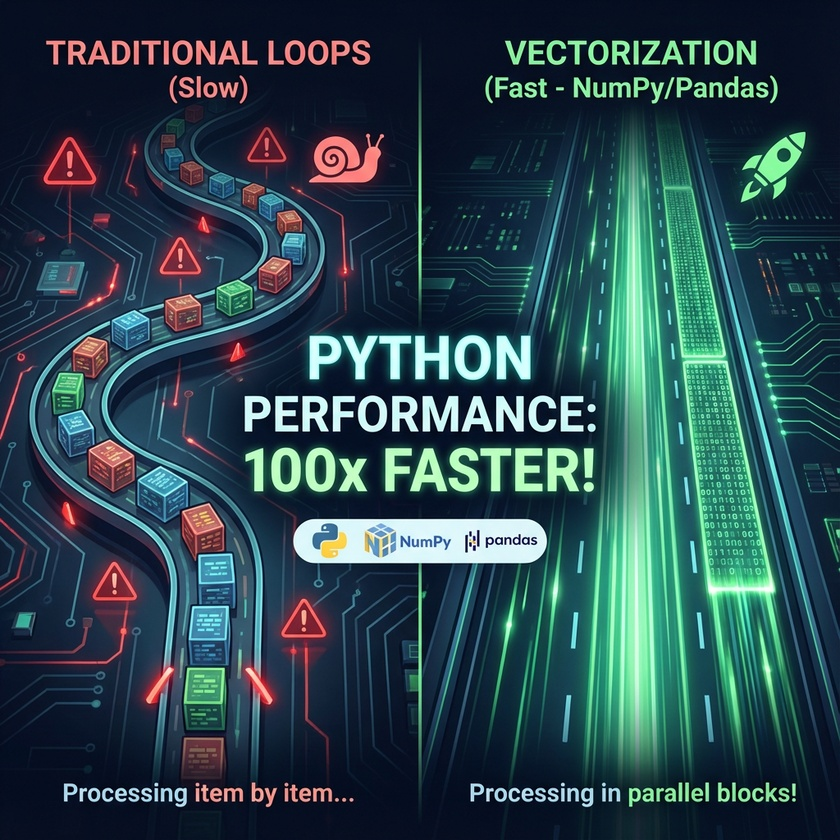
#> input picture images/sample.jpg, 840 x 840 px, shrunk from 1024 x 1024 before the run
$ python image_converter.py
#> lines starting #> are read from the running program, lines starting #| are printed output that depends on the picture
#> in main, color_image is the input picture: shape (840, 840, 3); mean B, G, R 77.3, 70.1, 42.9
#> (printed output is left out)
# =====================================================================================
# FILENAME: image_converter.py
#
# DESCRIPTION:
# A Python script to demonstrate the massive performance difference between
# traditional 'for-loop' processing and NumPy's 'Vectorization' for numerical
# operations. The script converts a color image to grayscale using both methods
# and benchmarks their execution time.
#
# AUTHOR: SeyyedSajjadFazeli
# GITHUB: https://github.com/SeyyedSajjadFazeli/Python-Vectorization-Showcase
# =====================================================================================

import cv2
import numpy as np
import time
import os

# --- METHOD 1: The Slow, Non-Idiomatic Approach (For-Loops) ---

def convert_to_grayscale_loop(image: np.ndarray) -> np.ndarray:
    """
    Converts a color image to grayscale using nested for-loops to iterate
    over every single pixel.

    This is the "naive" or "intuitive" approach but is extremely inefficient in
    Python due to the high overhead of the interpreter for each loop iteration.

    Args:
        image (np.ndarray): The input color image as a NumPy array with shape
                            (height, width, 3). The channels are expected to be
                            in BGR order, which is the default for OpenCV.

    Returns:
        np.ndarray: The resulting grayscale image as a 2D NumPy array.
    """
    # Get the dimensions of the image.
    height, width, _ = image.shape
#> height = 840; width = 840

    # Create an empty, black image with the same height and width.
    # This array will be filled with the calculated grayscale values.
    grayscale_image = np.zeros((height, width), dtype=np.uint8)

    # Iterate over each row (y-coordinate).
    for i in range(height):
        # Iterate over each column in the current row (x-coordinate).
        for j in range(width):
            # Extract the Blue, Green, and Red channel values for the current pixel.
            # OpenCV loads images in BGR order by default, not RGB.
            blue, green, red = image[i, j]

            # Apply the standard luminosity formula to calculate the grayscale value.
            # Formula: Y = 0.299*R + 0.587*G + 0.114*B
            # These coefficients account for the human eye's varying sensitivity to colors.
            gray_value = int(0.114 * blue + 0.587 * green + 0.299 * red)

            # Assign the calculated grayscale value to the corresponding pixel in the output image.
            grayscale_image[i, j] = gray_value
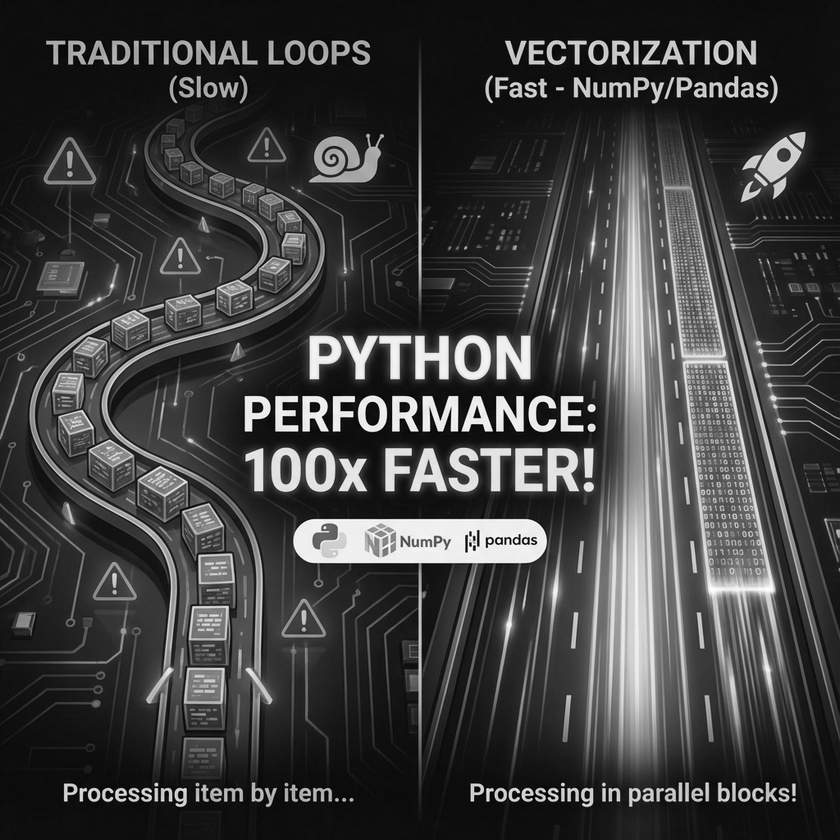
#> grayscale_image: shape (840, 840); min 1, max 254, mean 62.2

    return grayscale_image

# --- METHOD 2: The Fast, Idiomatic Python Approach (Vectorization) ---

def convert_to_grayscale_vectorized(image: np.ndarray) -> np.ndarray:
    """
    Converts a color image to grayscale using NumPy's vectorized operations.

    This approach avoids explicit Python loops and instead leverages NumPy's
    highly optimized, pre-compiled C code to perform the mathematical
    operations on the entire array at once. This is the standard and
    recommended way to perform such tasks.

    Args:
        image (np.ndarray): The input color image (BGR format).

    Returns:
        np.ndarray: The resulting grayscale image.
    """
    # Define the coefficients for the BGR channels for the luminosity formula.
    # Note the order matches OpenCV's BGR format: [Blue_Coeff, Green_Coeff, Red_Coeff]
    coefficients = np.array([0.114, 0.587, 0.299])

    # This is the core of vectorization.
    # We perform a dot product between the image's pixel values and the coefficients.
    # NumPy applies this operation across the entire image simultaneously, which is
    # thousands of times faster than iterating pixel by pixel.
    # image[..., :3] ensures we only use the B, G, R channels, ignoring a potential alpha channel.
    grayscale_image = np.dot(image[..., :3], coefficients)

    # The result of the dot product is a float array. We must convert it back to
    # an 8-bit unsigned integer, which is the standard format for image pixels (0-255).
    return grayscale_image.astype(np.uint8)

# --- MAIN EXECUTION BLOCK ---

def main():
    """
    The main entry point of the script. It loads an image, processes it
    using both the slow and fast methods, benchmarks them, and saves the results.
    """
    # Define the path to the input image.
    # Ensure you have an 'images' folder with a 'sample.jpg' inside it.
    image_path = os.path.join("images", "sample.jpg")

    # --- Input Validation ---
    if not os.path.exists(image_path):
        print(f"Error: Image not found at path '{image_path}'.")
        print("Please make sure you have an 'images' folder with a 'sample.jpg' file inside.")
        return

    # Read the image from disk using OpenCV.
    color_image = cv2.imread(image_path)
    if color_image is None:
        print(f"Error: Failed to read the image from '{image_path}'. It might be corrupted.")
        return

    print(f"Processing a {color_image.shape} image...\n")

    # --- Benchmark the Slow Method (For-Loops) ---
    print("[Slow Method] Using For-Loops:")
    start_time_loop = time.perf_counter()
    grayscale_loop = convert_to_grayscale_loop(color_image)
    end_time_loop = time.perf_counter()
    time_loop = end_time_loop - start_time_loop
    print(f"Time taken: {time_loop:.4f} seconds.")
    cv2.imwrite("grayscale_loop.jpg", grayscale_loop)

    # --- Benchmark the Fast Method (Vectorization) ---
    print("\n[Fast Method] Using Vectorization:")
    start_time_vec = time.perf_counter()
    grayscale_vec = convert_to_grayscale_vectorized(color_image)
    end_time_vec = time.perf_counter()
    time_vec = end_time_vec - start_time_vec
    print(f"Time taken: {time_vec:.4f} seconds.")
    cv2.imwrite("grayscale_vectorized.jpg", grayscale_vec)

    # --- Final Comparison ---
    # Calculate the performance improvement factor.
    if time_vec > 0:
        speedup = time_loop / time_vec
        print(f"\n✨ Vectorization was ~{speedup:.1f} times faster!")

# This standard Python construct ensures that the `main()` function is called
# only when the script is executed directly (e.g., `python image_converter.py`),
# and not when it's imported as a module into another script.
if __name__ == "__main__":
    main()
